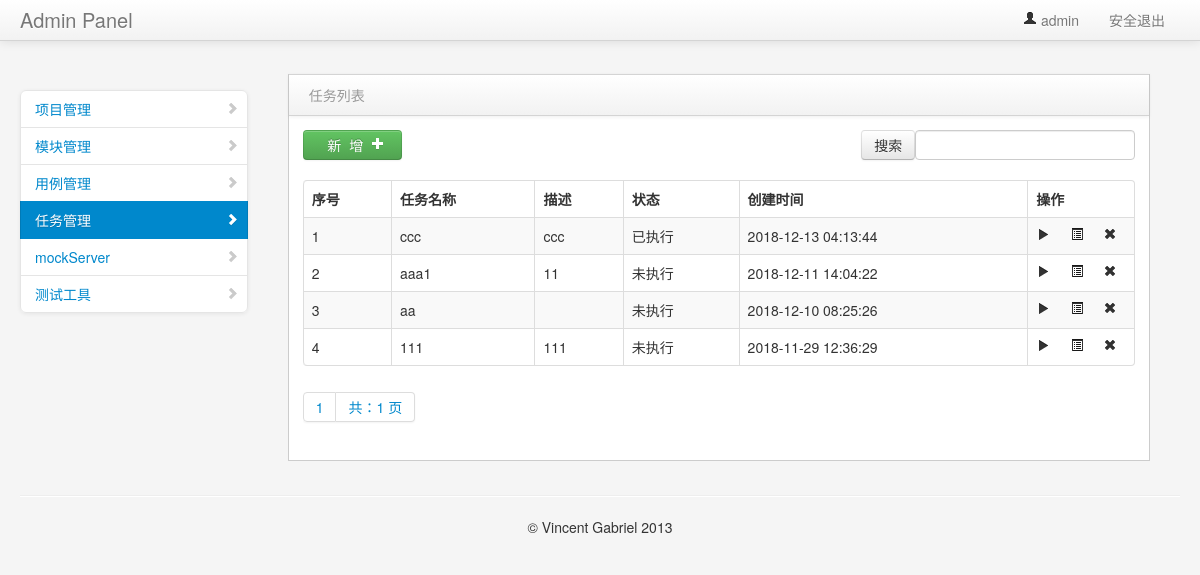
The app's page /interface/task_manage/ (signed in), older data.
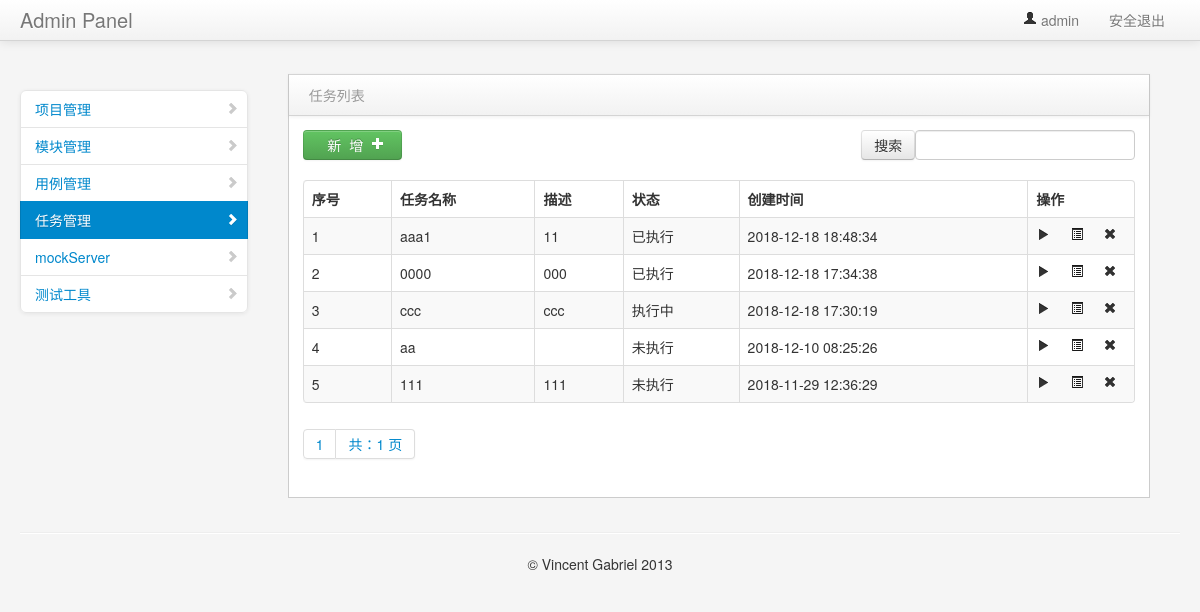
The same page, newer data.
### interface_app/models.py (models this page shows, shortened)
class TestTask(models.Model):
    name = models.CharField("名称",max_length=50,default="")
    describe = models.TextField("描述", default="")
    cases = models.TextField("用例", default="")
    status = models.IntegerField("状态",default=0)
    create_time = models.DateTimeField("创建时间", auto_now=True)

### interface_app/views/testask_view.py (the view)
# urls.py: path("task_manage/", testask_view.task_manage),
@login_required
def task_manage(request):
    if request.method == "GET":
        case_list = TestTask.objects.all().order_by("-create_time")
        contacts = page(request,case_list)
        return render(request,"task_manage.html",{"type":"list","contacts": contacts})
    else:
        return "404"

### common/page_help.py (called while the page is built)
def page(request,obj,count=5):
    paginator = Paginator(obj, count)
    page = request.GET.get("page")
    try:
        contacts = paginator.get_page(page)
    except EmptyPage:
        contacts = paginator.page(1)
    except PageNotAnInteger:
        contacts = paginator.page(paginator.num_pages)
    return contacts

### templates/task_manage.html (shortened to what the changed rows need)
{% extends "common/nav.html" %}
{% block context %}
<div class="span9" id="content">
    <div class="row-fluid">
{% if type == 'list'%}
     <div class="block">
        <div class="block-content collapse in">
            <div class="span12">
                <table cellpadding="0" cellspacing="0" border="0" class="table table-striped table-bordered" id="example2">
                    <thead>
                        <tr>
                            <th>序号</th>
                            <th>任务名称</th>
                            <th>描述</th>
                            <th>状态</th>
                            <th>创建时间</th>
                            <th style="width: 90px">操作</th>
                        </tr>
                    </thead>
                    <tbody>
                    {% for data in contacts %}
                        <tr class="gradeU">
                            <td>{{forloop.counter }}</td>
                            <td class="center">{{data.name}}</td>
                            <td>{{data.describe}}</td>
                            {% if data.status == 0 %}
                            <td>未执行</td>
                            {% endif %}
                            {% if data.status == 1 %}
                            <td>执行中</td>
                            {% endif %}
                            {% if data.status == 2 %}
                            <td>已执行</td>
                            {% endif %}
                            <td class="center">{{ data.create_time | date:"Y-m-d H:i:s" }}</td>
                            <td class="center" style="width: 60px;">
                                <a href="#" onclick="Run_Task('{{data.id}}')"><i class="icon-play"></i></a>
                                <a href="/interface/task_result_list/{{data.id}}"><i class="icon-list-alt"></i></a>
                                <a onclick="del_id('{{ data.id }}')"><i class="icon-remove"></i></a>
                            </td>
                        </tr>
                    {% endfor %}
                    </tbody>
                </table>
            </div>
        </div>
     </div>
    </div>
</div>
 {% endif %}
{% endblock context %}

Row changes from the older to the newer data that the page shows:
changed TestTask "aaa1": create_time "2018-12-11 14:04:22" → "2018-12-18 18:48:34"; status "未执行" → "已执行"; moves up the list
added TestTask: name "0000", describe "000", status "已执行", create_time "2018-12-18 17:34:38"
changed TestTask "ccc": create_time "2018-12-13 04:13:44" → "2018-12-18 17:30:19"; status "已执行" → "执行中"
